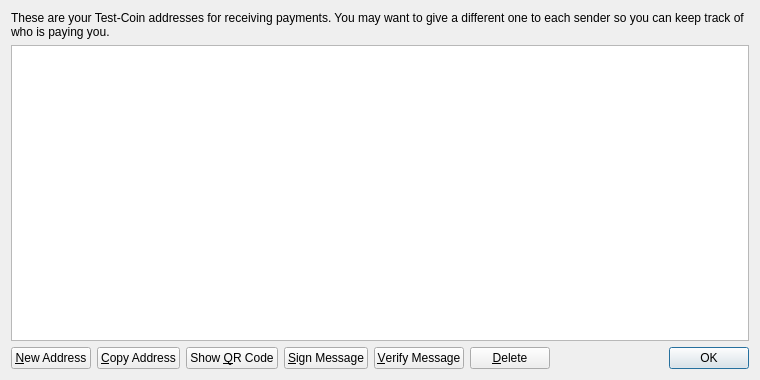
<?xml version="1.0" encoding="UTF-8"?>
<ui version="4.0">
 <class>AddressBookPage</class>
 <widget class="QWidget" name="AddressBookPage">
  <property name="geometry">
   <rect>
    <x>0</x>
    <y>0</y>
    <width>760</width>
    <height>380</height>
   </rect>
  </property>
  <property name="windowTitle">
   <string>Address Book</string>
  </property>
  <layout class="QVBoxLayout" name="verticalLayout">
   <item>
    <widget class="QLabel" name="labelExplanation">
     <property name="text">
      <string>These are your Test-Coin addresses for receiving payments. You may want to give a different one to each sender so you can keep track of who is paying you.</string>
     </property>
     <property name="textFormat">
      <enum>Qt::PlainText</enum>
     </property>
     <property name="wordWrap">
      <bool>true</bool>
     </property>
    </widget>
   </item>
   <item>
    <widget class="QTableView" name="tableView">
     <property name="contextMenuPolicy">
      <enum>Qt::CustomContextMenu</enum>
     </property>
     <property name="toolTip">
      <string>Double-click to edit address or label</string>
     </property>
     <property name="tabKeyNavigation">
      <bool>false</bool>
     </property>
     <property name="alternatingRowColors">
      <bool>true</bool>
     </property>
     <property name="selectionMode">
      <enum>QAbstractItemView::SingleSelection</enum>
     </property>
     <property name="selectionBehavior">
      <enum>QAbstractItemView::SelectRows</enum>
     </property>
     <property name="sortingEnabled">
      <bool>true</bool>
     </property>
     <attribute name="verticalHeaderVisible">
      <bool>false</bool>
     </attribute>
    </widget>
   </item>
   <item>
    <layout class="QHBoxLayout" name="horizontalLayout">
     <item>
      <widget class="QPushButton" name="newAddressButton">
       <property name="toolTip">
        <string>Create a new address</string>
       </property>
       <property name="text">
        <string>&amp;New Address</string>
       </property>
       <property name="icon">
        <iconset resource="../bitcoin.qrc">
         <normaloff>:/icons/add</normaloff>:/icons/add</iconset>
       </property>
      </widget>
     </item>
     <item>
      <widget class="QPushButton" name="copyToClipboard">
       <property name="toolTip">
        <string>Copy the currently selected address to the system clipboard</string>
       </property>
       <property name="text">
        <string>&amp;Copy Address</string>
       </property>
       <property name="icon">
        <iconset resource="../bitcoin.qrc">
         <normaloff>:/icons/editcopy</normaloff>:/icons/editcopy</iconset>
       </property>
      </widget>
     </item>
     <item>
      <widget class="QPushButton" name="showQRCode">
       <property name="text">
        <string>Show &amp;QR Code</string>
       </property>
       <property name="icon">
        <iconset resource="../bitcoin.qrc">
         <normaloff>:/icons/qrcode</normaloff>:/icons/qrcode</iconset>
       </property>
      </widget>
     </item>
     <item>
      <widget class="QPushButton" name="signMessage">
       <property name="toolTip">
        <string>Sign a message to prove you own a Bitcoin address</string>
       </property>
       <property name="text">
        <string>&amp;Sign Message</string>
       </property>
       <property name="icon">
        <iconset resource="../bitcoin.qrc">
         <normaloff>:/icons/edit</normaloff>:/icons/edit</iconset>
       </property>
      </widget>
     </item>
     <item>
      <widget class="QPushButton" name="verifyMessage">
       <property name="toolTip">
        <string>Verify a message to ensure it was signed with a specified Bitcoin address</string>
       </property>
       <property name="text">
        <string>&amp;Verify Message</string>
       </property>
       <property name="icon">
        <iconset resource="../bitcoin.qrc">
         <normaloff>:/icons/transaction_0</normaloff>:/icons/transaction_0</iconset>
       </property>
      </widget>
     </item>
     <item>
      <widget class="QPushButton" name="deleteButton">
       <property name="toolTip">
        <string>Delete the currently selected address from the list. Only sending addresses can be deleted.</string>
       </property>
       <property name="text">
        <string>&amp;Delete</string>
       </property>
       <property name="icon">
        <iconset resource="../bitcoin.qrc">
         <normaloff>:/icons/remove</normaloff>:/icons/remove</iconset>
       </property>
      </widget>
     </item>
     <item>
      <spacer name="horizontalSpacer">
       <property name="orientation">
        <enum>Qt::Horizontal</enum>
       </property>
       <property name="sizeHint" stdset="0">
        <size>
         <width>40</width>
         <height>20</height>
        </size>
       </property>
      </spacer>
     </item>
     <item>
      <widget class="QDialogButtonBox" name="buttonBox">
       <property name="sizePolicy">
        <sizepolicy hsizetype="Maximum" vsizetype="Fixed">
         <horstretch>0</horstretch>
         <verstretch>0</verstretch>
        </sizepolicy>
       </property>
       <property name="standardButtons">
        <set>QDialogButtonBox::Ok</set>
       </property>
      </widget>
     </item>
    </layout>
   </item>
  </layout>
 </widget>
 <resources>
  <include location="../bitcoin.qrc"/>
 </resources>
 <connections/>
</ui>
